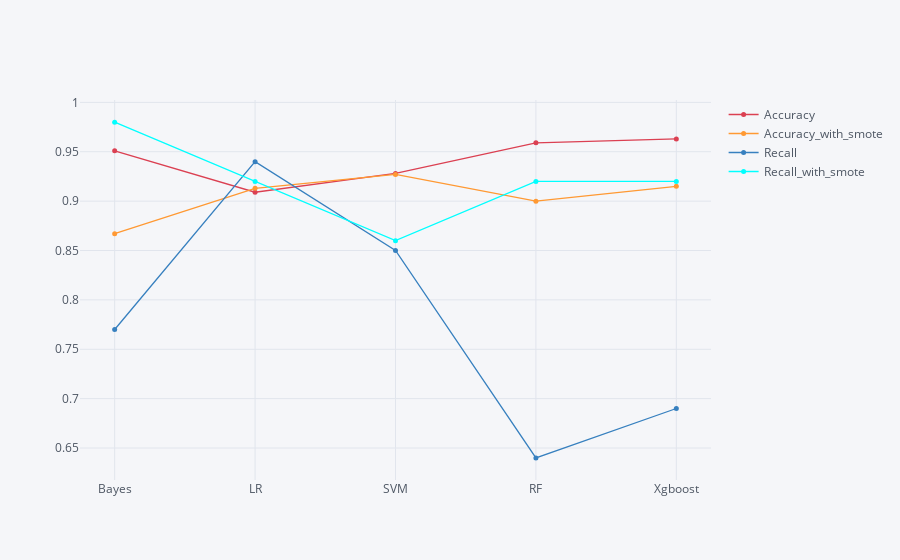

Notebook cell for this chart:
### Code cell
result.iplot(kind='scatter', mode='lines+markers+text', size=5, colors=['red', 'orange', 'blue', 'cyan'])

### Figure 1 — Plotly figure (JSON) as saved in the notebook; plotly's stock layout.template omitted (floating-point values rounded to 4 significant figures)
{"data": [{"line": {"color": "rgba(219, 64, 82, 1.0)", "dash": "solid", "shape": "linear", "width": 1.3}, "marker": {"size": 5, "symbol": "circle"}, "mode": "lines+markers+text", "name": "Accuracy", "text": "", "type": "scatter", "uid": "0c85f45d-af0b-4edd-9878-899da61031ba", "x": ["Bayes", "LR", "SVM", "RF", "Xgboost"], "y": [0.951, 0.909, 0.928, 0.959, 0.963]}, {"line": {"color": "rgba(255, 153, 51, 1.0)", "dash": "solid", "shape": "linear", "width": 1.3}, "marker": {"size": 5, "symbol": "circle"}, "mode": "lines+markers+text", "name": "Accuracy_with_smote", "text": "", "type": "scatter", "uid": "2e2cb4e8-c0d8-4375-b1ca-fc46aa848af8", "x": ["Bayes", "LR", "SVM", "RF", "Xgboost"], "y": [0.867, 0.913, 0.927, 0.9, 0.915]}, {"line": {"color": "rgba(55, 128, 191, 1.0)", "dash": "solid", "shape": "linear", "width": 1.3}, "marker": {"size": 5, "symbol": "circle"}, "mode": "lines+markers+text", "name": "Recall", "text": "", "type": "scatter", "uid": "a1dbb044-10c8-4a5b-b618-a399f473d0a3", "x": ["Bayes", "LR", "SVM", "RF", "Xgboost"], "y": [0.77, 0.94, 0.85, 0.64, 0.69]}, {"line": {"color": "rgba(0, 255, 255, 1.0)", "dash": "solid", "shape": "linear", "width": 1.3}, "marker": {"size": 5, "symbol": "circle"}, "mode": "lines+markers+text", "name": "Recall_with_smote", "text": "", "type": "scatter", "uid": "c859b203-0765-4df7-8fae-2c6becc7f576", "x": ["Bayes", "LR", "SVM", "RF", "Xgboost"], "y": [0.98, 0.92, 0.86, 0.92, 0.92]}], "layout": {"legend": {"bgcolor": "#F5F6F9", "font": {"color": "#4D5663"}}, "paper_bgcolor": "#F5F6F9", "plot_bgcolor": "#F5F6F9", "title": {"font": {"color": "#4D5663"}}, "xaxis": {"gridcolor": "#E1E5ED", "showgrid": true, "tickfont": {"color": "#4D5663"}, "title": {"font": {"color": "#4D5663"}, "text": ""}, "zerolinecolor": "#E1E5ED"}, "yaxis": {"gridcolor": "#E1E5ED", "showgrid": true, "tickfont": {"color": "#4D5663"}, "title": {"font": {"color": "#4D5663"}, "text": ""}, "zerolinecolor": "#E1E5ED"}}}
